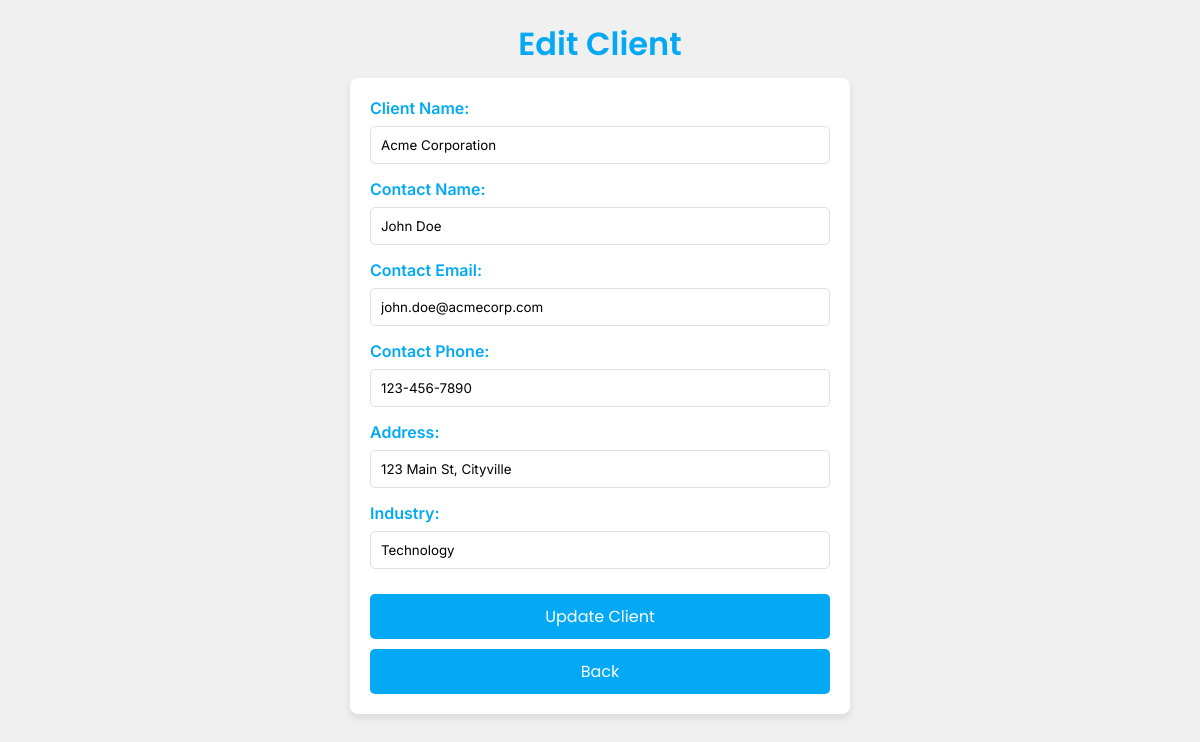
The page /editClient.php?id=1 (signed in) on the database its author committed.
### tables this page shows
CREATE TABLE Clients (
    client_id INT PRIMARY KEY AUTO_INCREMENT,
    name VARCHAR(255) NOT NULL,
    contact_name VARCHAR(255),
    contact_email VARCHAR(255),
    contact_phone VARCHAR(20),
    address VARCHAR(255),
    industry VARCHAR(100)
);

### editClient.php (the view, shortened to what this page needs)
<?php
include 'logAction.php';
$clientId = $_GET['id'];
$stmt = $pdo->prepare("SELECT * FROM Clients WHERE client_id = ?");
$stmt->execute([$clientId]);
$client = $stmt->fetch(PDO::FETCH_ASSOC);
?>
<!DOCTYPE html>
<html lang="en">
<head>
    <link rel="stylesheet" href="style.css">
</head>
<body>
    <h1>Edit Client</h1>
    <form method="POST" action="editClient.php?id=<?= htmlspecialchars($clientId); ?>">
        <label for="name">Client Name:</label>
        <input type="text" id="name" name="name" value="<?= htmlspecialchars($client['name']); ?>" required>
        <label for="contact_name">Contact Name:</label>
        <input type="text" id="contact_name" name="contact_name" value="<?= htmlspecialchars($client['contact_name']); ?>">
        <label for="contact_email">Contact Email:</label>
        <input type="text" id="contact_email" name="contact_email" value="<?= htmlspecialchars($client['contact_email']); ?>" required>
        <label for="contact_phone">Contact Phone:</label>
        <input type="text" id="contact_phone" name="contact_phone" value="<?= htmlspecialchars($client['contact_phone']); ?>">
        <label for="address">Address:</label>
        <input type="text" id="address" name="address" value="<?= htmlspecialchars($client['address']); ?>">
        <label for="industry">Industry:</label>
        <input type="text" id="industry" name="industry" value="<?= htmlspecialchars($client['industry']); ?>">
        <button type="submit">Update Client</button>
        <button type="button" onclick="window.location.href='clients.php'">Back</button>
    </form>
</body>
</html>

### style.css (style rules this page uses)
* { margin: 0; padding: 0; box-sizing: border-box; font-family: "Inter", sans-serif; }
:root { --sky-blue: #03a9f4; --light-green: #a1eebd; --white: #ffffff; --gray: #f0f0f0; --border-color: #e0e0e0; }
body { background-color: var(--gray); color: var(--sky-blue); padding: 20px; font-family: "Inter", sans-serif; }
h1, h2 { color: var(--sky-blue); text-align: center; font-family: "Poppins", sans-serif; }
h1 { font-size: 2em; font-weight: 600; margin-bottom: 10px; }
a, button { display: inline-block; background-color: var(--sky-blue); color: var(--white); padding: 8px 15px; border-radius: 5px; text-decoration: none; margin-top: 10px; font-family: "Poppins", sans-serif; font-weight: 400; }
button { border: none; cursor: pointer; }
form { background-color: var(--white); padding: 20px; border-radius: 8px; box-shadow: 0 4px 8px rgba(0, 0, 0, 0.1); max-width: 500px; margin: 0 auto; font-family: "Inter", sans-serif; }
form label { display: block; margin-bottom: 8px; color: var(--sky-blue); font-weight: 600; }
form input[type="text"], form input[type="number"], form input[type="date"], form select { width: 100%; padding: 10px; margin-bottom: 15px; border: 1px solid var(--border-color); border-radius: 5px; }
form button { width: 100%; padding: 10px; font-size: 16px; font-family: "Poppins", sans-serif; font-weight: 400; }
form input[type="text"], form input[type="password"] { width: 100%; padding: 10px; margin-bottom: 15px; border: 1px solid #e0e0e0; border-radius: 5px; outline: none; transition: border-color 0.3s ease; }

### rows shown on the page
clients: name "Acme Corporation", contact_name "John Doe", contact_email "john.doe@acmecorp.com", contact_phone "123-456-7890", address "123 Main St, Cityville", industry "Technology"
